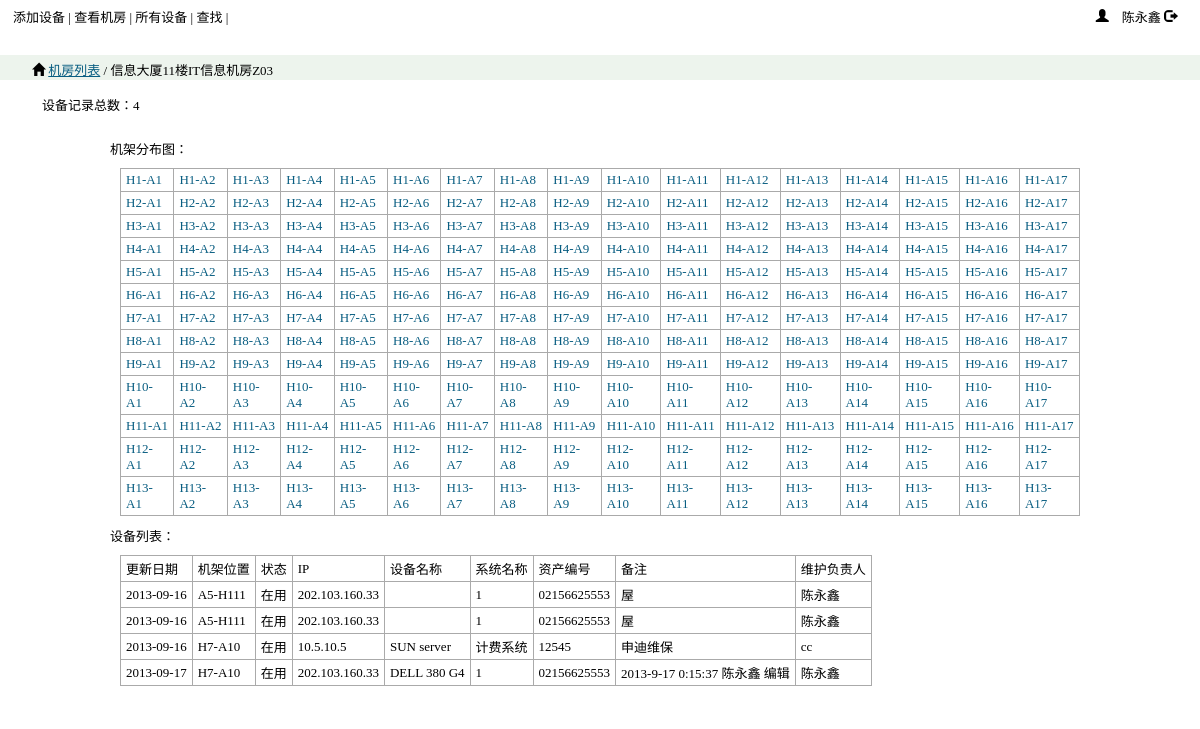
/roomview.php?r=4, run on the app's committed database.
### tables this page shows
CREATE TABLE IF NOT EXISTS `device_room` (
  `id` int(11) NOT NULL AUTO_INCREMENT,
  `adddate` date DEFAULT NULL,
  `roomname` varchar(50) DEFAULT NULL,
  `shelfrows` tinyint(4) DEFAULT NULL,
  `shelfcols` tinyint(4) DEFAULT NULL,
  `devsum` int(11) DEFAULT NULL,
  PRIMARY KEY (`id`)
);

CREATE TABLE IF NOT EXISTS `device_manage` (
  `id` int(11) NOT NULL AUTO_INCREMENT,
  `adddate` date DEFAULT NULL,
  `updatedate` date DEFAULT NULL,
  `room` int(11) DEFAULT NULL,
  `position` varchar(10) DEFAULT NULL,
  `status` varchar(10) DEFAULT NULL,
  `ip` varchar(100) DEFAULT NULL,
  `devname` tinytext,
  `sysname` tinytext,
  `detail` tinytext,
  `projnum` varchar(30) DEFAULT NULL,
  `projname` tinytext,
  `assetnum` varchar(30) DEFAULT NULL,
  `objnum` varchar(30) DEFAULT NULL,
  `memo` tinytext,
  `belongdep` varchar(60) DEFAULT NULL,
  `usingdep` varchar(60) DEFAULT NULL,
  `manager` varchar(8) DEFAULT NULL,
  PRIMARY KEY (`id`)
);

### roomview.php (the view)
<?php
require("header.php");
require("dbconn.php");
$tblname="device_room";
$room=isset($_GET['r'])?$_GET['r']:0;
$room_sql="SELECT roomname,shelfrows,shelfcols FROM ".$tblname." WHERE id='$room'";
$room_pdostmt=$dbh->query($room_sql);
$row=$room_pdostmt->fetch(PDO::FETCH_NUM);
$roomname=$row[0];
$shelfrows=$row[1];
$shelfcols=$row[2];
$tblname="device_manage";
$dev_sql="SELECT updatedate,position,status,ip,devname,sysname,assetnum,memo,manager FROM ".$tblname." WHERE room='$room'";
$dev_pdostmt=$dbh->query($dev_sql);
echo "<div class=\"breadcrumb\"><span class=\"glyphicon glyphicon-home\"></span> <a href=\"roomlist.php\">机房列表</a> / "
        .$roomname." </div>";
echo "<div class=\"msgbar-top\">";
echo "设备记录总数：".$dev_pdostmt->rowCount();
echo "</div>";
echo "<div class=\"container\">";
echo "机架分布图：<br/>";
echo "<table>";
for($i=1;$i<=$shelfrows;$i++)
{
    echo "<tr>";
    for($j=1;$j<=$shelfcols;$j++)
    {
        $position="H".$i."-A".$j;
        $shelf_url="shelfview.php?r=".$room."&po=".$position;
        echo "<td><a href=\"".$shelf_url."\">$position</a></td>";
    }
    echo "</tr>";
}
echo "</table>";
echo "设备列表：<br/>";
echo "<table>";
echo "<tr><td>更新日期</td><td>机架位置</td><td>状态</td><td>IP</td><td>设备名称</td><td>系统名称</td><td>资产编号</td><td>备注</td><td>维护负责人</td></tr>";
 while($row=$dev_pdostmt->fetch(PDO::FETCH_NUM))
 {
    echo "<tr>";
    foreach ($row as $field) {
        echo "<td>".$field."</td>";
    }
    echo "</tr>";
 }
echo "</table>";
?>
</div>
</body>
</html>

### css/ccbt.css (style rules this page uses)
body { margin: 0; font-size: 13px; }
.breadcrumb { height: 15px; margin: 5px 0 5px 0; padding: 5px 5px 5px 32px; background: #EDF4ED; }
.breadcrumb a { font-weight: normal; color: #085D81; }
.msgbar-top { margin: 5px 15px 5px 32px; padding: 10px 5px 15px 10px; }
.container { margin:0 auto; width: 980px; padding: 5px 10px; background: #fff; }
.container table,tr,td,th { font-size:100%; border-collapse: collapse; border: solid 1px #aaa; padding:3px 5px 3px 5px; margin:10px 10px 10px 10px; }
.container table a { text-decoration: none; color: #085D81; }
.glyphicon { position: relative; top: 1px; display: inline-block; font-family: 'Glyphicons Halflings'; -webkit-font-smoothing: antialiased; font-style: normal; font-weight: normal; line-height: 1; }
.glyphicon-home:before { content: "\e021"; }

### data on the page
device_room: roomname "信息大厦11楼IT信息机房Z03"
device_manage: updatedate "2013-09-16", position "A5-H111", status "在用", ip "202.103.160.33", sysname "1", assetnum "02156625553", memo "屋", manager "陈永鑫"
device_manage: updatedate "2013-09-16", position "A5-H111", status "在用", ip "202.103.160.33", sysname "1", assetnum "02156625553", memo "屋", manager "陈永鑫"
device_manage: updatedate "2013-09-16", position "H7-A10", status "在用", ip "10.5.10.5", devname "SUN server", sysname "计费系统", assetnum "12545", memo "申迪维保", manager "cc"
device_manage: updatedate "2013-09-17", position "H7-A10", status "在用", ip "202.103.160.33", devname "DELL 380 G4", sysname "1", assetnum "02156625553", memo "2013-9-17 0:15:37 陈永鑫 编辑", manager "陈永鑫"

### other printed values
$dev_pdostmt->rowCount() "4"
$position "H1-A1"
$position "H1-A2"
$position "H1-A3"
$position "H1-A4"
$position "H1-A5"
$position "H1-A6"
$position "H1-A7"
$position "H1-A8"
$position "H1-A9"
$position "H1-A10"
$position "H1-A11"
$position "H1-A12"
$position "H1-A13"
$position "H1-A14"
